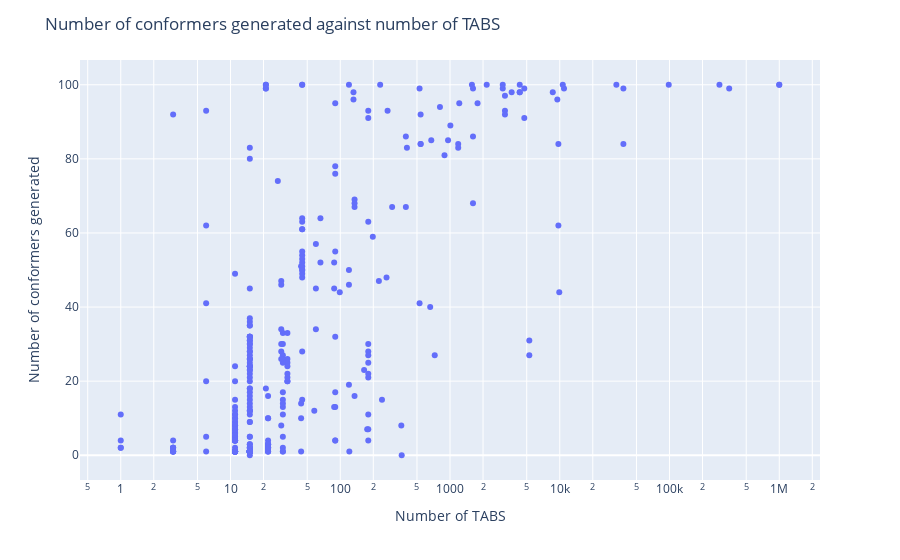

Source (notebook cell):
### Code cell
import pandas as pd
import plotly.express as px

# Create scatter plot
fig = px.scatter(combined, x='nTABS', y='confs_generated', hover_data=['smiles', 'nTABS', 'confs_generated'])

# Customize the layout
fig.update_layout(
    title='Number of conformers generated against number of TABS',
    xaxis=dict(title='Number of TABS', type='log'),
    yaxis=dict(title='Number of conformers generated'),
    legend=dict(title='Data')
)

# Show the plot
fig.show()

### Figure 1 — Plotly figure (JSON) as saved in the notebook; plotly's stock layout.template omitted (floating-point values rounded to 4 significant figures; data arrays with more than 128 entries replaced by an {"elided": "..."} marker saying what was removed)
{"data": [{"customdata": {"elided": "342x1 str values"}, "hovertemplate": "nTABS=%{x}<br>confs_generated=%{y}<br>smiles=%{customdata[0]}<extra></extra>", "legendgroup": "", "marker": {"color": "#636efa", "symbol": "circle"}, "mode": "markers", "name": "", "orientation": "v", "showlegend": false, "type": "scatter", "x": {"elided": "342 int values"}, "xaxis": "x", "y": {"elided": "342 int values"}, "yaxis": "y"}], "layout": {"legend": {"title": {"text": "Data"}, "tracegroupgap": 0}, "margin": {"t": 60}, "title": {"text": "Number of conformers generated against number of TABS"}, "xaxis": {"anchor": "y", "domain": [0, 1], "title": {"text": "Number of TABS"}, "type": "log"}, "yaxis": {"anchor": "x", "domain": [0, 1], "title": {"text": "Number of conformers generated"}}}}
